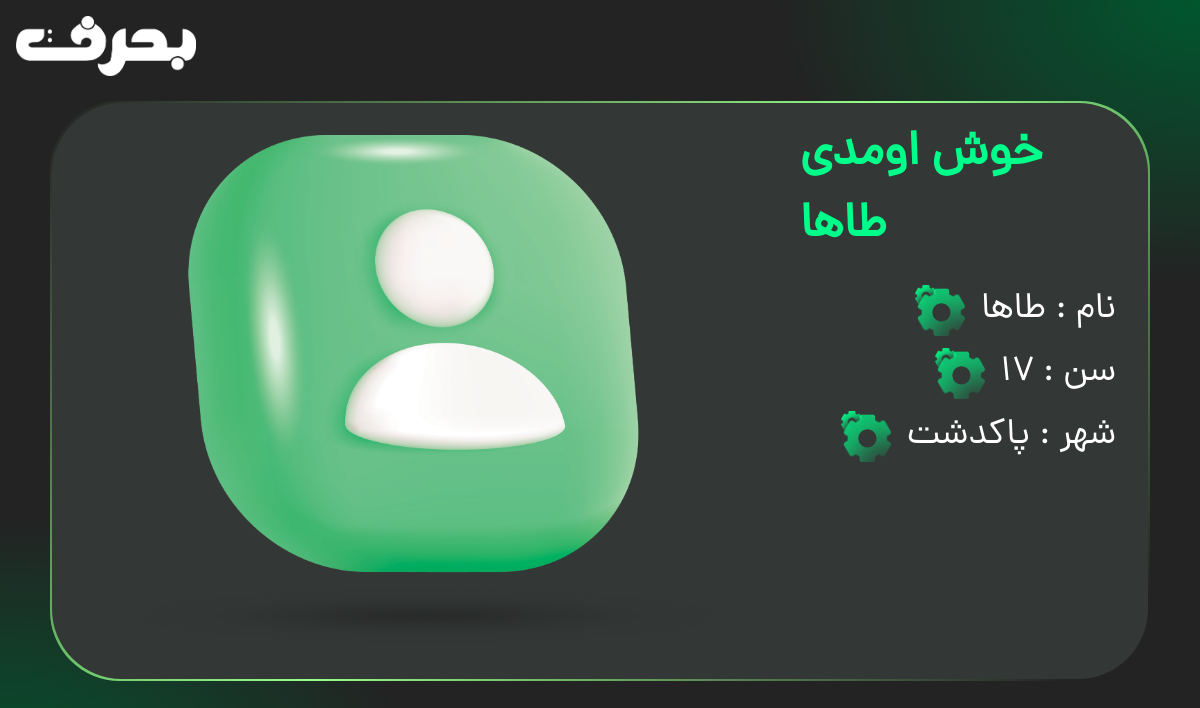
Before: /profile/ (signed in) with the older database file.
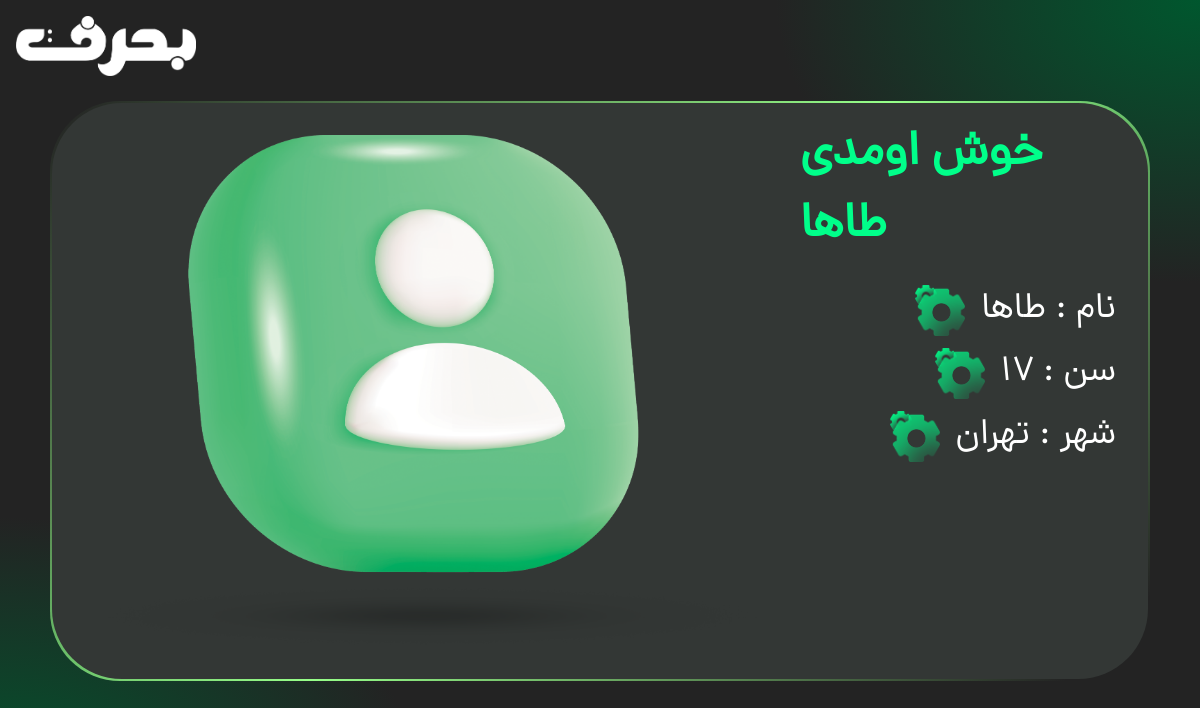
After: the same page with the newer database file.
### myapp/models.py (models this page shows)
class customuser(AbstractUser):
    name = models.CharField(max_length=20)
    age = models.IntegerField(null=True)
    city = models.CharField(max_length=100)

### myapp/views.py (the view, shortened to what this page needs)
# urls.py: path('profile/', profile, name='profile'),
@login_required(login_url='login/')
def profile(request):
    user = request.user
    name = None
    age = None
    city = None
    return render(request, 'profile.html', {'user': user})

### templates/profile.html (shortened to what this page needs)
<!DOCTYPE html>
<html lang="en">
<head>
    {% load static %}
</head>
<body>
<div class="pc">
<div class="fpage" id="blur">
    <div class="navbar">
            <a href="/"><img src="{% static 'beharf white.png' %}" ></a>
        </div>
<div class="container">
    <div class="content">
        <div class="c2">
            <img src="{% static 'bimg.png' %}" style="padding: 1rem;" class="d">
            <div class="texts">
                <h1>خوش اومدی {{ user.name }}</h1>
                <div class="shit" >
                    <p>نام : {{user.name}}</p>
                    <div class="shitimg">
                    <img src="{% static 'change.png' %}" onclick="openshit('name')">
                    </div>
                </div>
                <div class="shit" >
                    <p>سن : {{user.age}}</p>
                    <div class="shitimg">
                    <img src="{% static 'change.png' %}" onclick="openshit('age')">
                    </div>
                </div>
                <div class="shit" >
                    <p>شهر : {{user.city}}</p>
                    <div class="shitimg">
                    <img src="{% static 'change.png' %}" onclick="openshit('city')">
                    </div>
                </div>
            </div>
        </div>
        </div>
    </div>
    </div>
</div>
</body>
</html>

Changed rows visible on the page:
changed customuser "طاها": city "پاکدشت" → "تهران"
